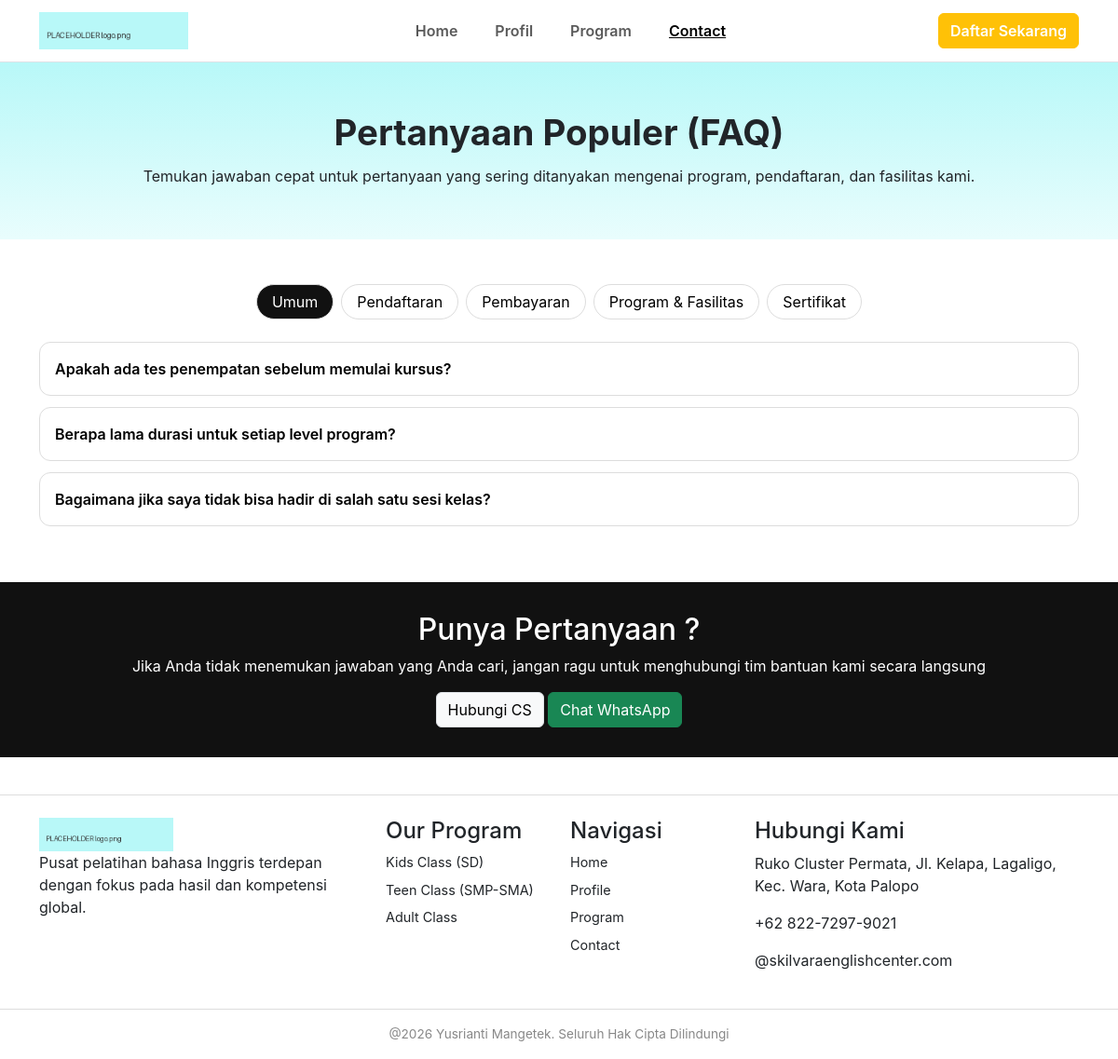
/pages/faq.php, run on the app's committed database.
### tables this page shows
CREATE TABLE `faq_categories` (
  `id` int(11) NOT NULL,
  `name` varchar(50) NOT NULL
);

CREATE TABLE `faqs` (
  `id` int(11) NOT NULL,
  `category_id` int(11) NOT NULL,
  `question` varchar(255) NOT NULL,
  `answer` text NOT NULL
);

### config/database.php (called while the page is built)
<?php
function db(): PDO {
    static $pdo = null;
    if ($pdo === null) {
        $pdo = new PDO('mysql:host=localhost;dbname=skilvara_db;charset=utf8mb4', 'root', '', [
            PDO::ATTR_ERRMODE => PDO::ERRMODE_EXCEPTION,
            PDO::ATTR_DEFAULT_FETCH_MODE => PDO::FETCH_ASSOC,
        ]);
    }
    return $pdo;
}

### config/config.php (called while the page is built, shortened)
<?php
require_once __DIR__ . '/database.php';
function e($s) { return htmlspecialchars((string)$s, ENT_QUOTES, 'UTF-8'); }
function url($path = '') { return BASE_URL . '/' . ltrim($path, '/'); }

### pages/faq.php (the view, shortened to what this page needs)
<?php
require_once __DIR__ . '/../config/config.php';
$cats = db()->query('SELECT * FROM faq_categories ORDER BY id')->fetchAll();
$faqs = db()->query('SELECT * FROM faqs ORDER BY id')->fetchAll();
include ROOT . '/includes/header.php';
?>
<section class="hero center"><div><h1>Pertanyaan Populer (FAQ)</h1>
  <p>Temukan jawaban cepat untuk pertanyaan yang sering ditanyakan mengenai program, pendaftaran, dan fasilitas kami.</p></div></section>
<section class="container py-5">
  <div class="tabs"><?php foreach ($cats as $i => $c): ?>
    <button class="tab <?= $i===0?'on':'' ?>" data-cat="<?= $c['id'] ?>"><?= e($c['name']) ?></button><?php endforeach; ?></div>
  <?php foreach ($faqs as $f): ?>
    <div class="faq" data-cat="<?= $f['category_id'] ?>">
      <button class="faq-q"><?= e($f['question']) ?></button>
    </div>
  <?php endforeach; ?>
</section>
<section class="cta-dark center"><h2>Punya Pertanyaan ?</h2>
  <p>Jika Anda tidak menemukan jawaban yang Anda cari, jangan ragu untuk menghubungi tim bantuan kami secara langsung</p>
  <a class="btn btn-light border" href="<?= url('pages/contact.php') ?>">Hubungi CS</a>
  <a class="btn btn-success text-white" href="https://wa.me/6282272979021">Chat WhatsApp</a></section>
<?php include ROOT . '/includes/footer.php'; ?>

### assets/css/style.css (style rules this page uses)
:root { --cyan:#b8f8f8;--green:#8de57a;--orange:#ffb766;--dark:#111 }
body { font-family:Inter,system-ui,sans-serif }
.hero { background:linear-gradient(var(--cyan),#e9fdfd);display:flex;justify-content:space-between;align-items:center;padding:40px 5%;gap:24px;flex-wrap:wrap }
.hero h1 { font-size:2.4rem;font-weight:700;margin:12px 0 }
.center { text-align:center;justify-content:center }
.tabs { display:flex;gap:8px;justify-content:center;flex-wrap:wrap;margin-bottom:24px }
.tab { border:1px solid #ddd;border-radius:20px;padding:6px 16px;background:#fff;cursor:pointer }
.tab.on { background:var(--dark);color:#fff }
.faq { border:1px solid #ddd;border-radius:12px;margin:12px 0 }
.faq-q { width:100%;text-align:left;background:none;border:0;padding:16px;font-weight:600 }
.cta-dark { background:var(--dark);color:#fff;padding:32px;border-radius:12px }
.cta-dark.center { border-radius:0 }

### data on the page
faq_categories: name "Umum"
faq_categories: name "Pendaftaran"
faq_categories: name "Pembayaran"
faq_categories: name "Program & Fasilitas"
faq_categories: name "Sertifikat"
faqs: question "Apakah ada tes penempatan sebelum memulai kursus?"
faqs: question "Berapa lama durasi untuk setiap level program?"
faqs: question "Bagaimana jika saya tidak bisa hadir di salah satu sesi kelas?"
